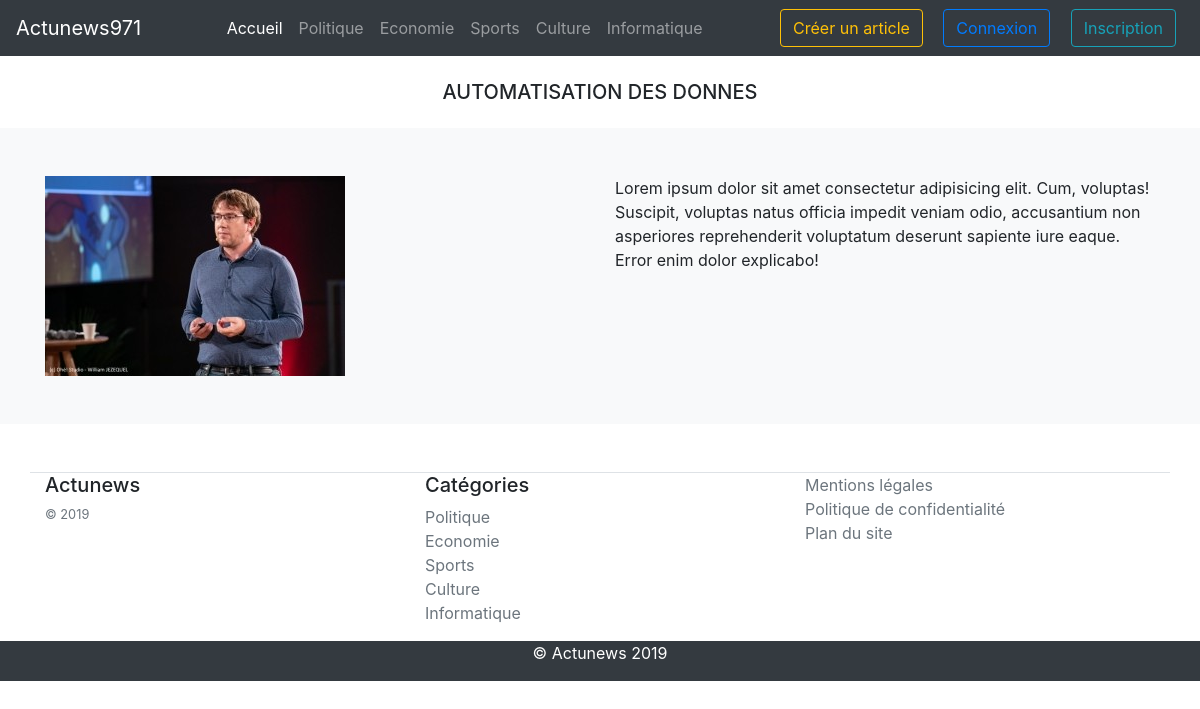
Screenshot of /article.php?id_article=3 with the database file from the repository.
### tables this page shows
CREATE TABLE `categorie` (
  `id` int(11) NOT NULL,
  `nom` varchar(50) NOT NULL
);

CREATE TABLE `article` (
  `id` int(11) NOT NULL,
  `titre` varchar(256) NOT NULL,
  `contenu` text NOT NULL,
  `image` varchar(256) NOT NULL,
  `date_creation` timestamp NOT NULL DEFAULT current_timestamp(),
  `categorie_id` int(11) NOT NULL,
  `auteur_id` int(11) NOT NULL
);

### functions/categorie.php (called while the page is built)
<?php
function getCategories() {
    global $db;
    $query = $db->query('SELECT * FROM categorie');
    return $query->fetchAll();
}

### functions/global.php (called while the page is built, shortened)
<?php
function isOnline(){
    return isset($_SESSION['auteur']) ? $_SESSION['auteur'] : false;
}

### functions/article.php (called while the page is built, shortened)
<?php
function  getArticleById($article_id) {
    global $db;
    $sql= 'SELECT * FROM article where id = :id';
    $query = $db->prepare($sql);
    $query->bindValue(':id', $article_id);
    $query->execute();
    return $query->fetch();
}

### article.php (the view)
<?php
    require_once(__DIR__ . '/partials/header.php');
    $article = getArticleById($_GET['id_article'] ?? 0) ;
?>
<div class="p-3 mx-auto text-center">
    <h1 class="display-4"><?= $article['titre'] ?></h1>
</div>
<div class="py-5 bg-light">
    <div class="container ">
        <div class="row">
            <div class="col-md-6">
                <img class="img-fluid" src="assets/img/article/<?=$article['image']?>" alt="<?=$article['titre']?>">
            </div>
            <div class="col-md-6">
                <?=$article['contenu']?>
            </div>
        </div>
    </div>
</div>
<?php
require_once(__DIR__ . '/partials/footer.php');
?>

### partials/header.php (shortened to what this page needs)
<?php
    require_once(__DIR__ . '/../functions/global.php');
    require_once(__DIR__ . '/../config/database.php');
    require_once(__DIR__ . '/../functions/categorie.php');
    require_once(__DIR__ . '/../functions/article.php');
    $categories  =  getCategories();
    $auteurIsLogged = isOnline();
?>
<!DOCTYPE html>
<html lang="fr">
<head>
    <link rel="stylesheet" href="https://stackpath.bootstrapcdn.com/bootstrap/4.3.1/css/bootstrap.min.css">
    <link rel="stylesheet" href="assets/css/style.css">
</head>
<body>
    <nav class="navbar navbar-expand-lg navbar-dark bg-dark">
        <a class="navbar-brand" href="index.php">Actunews971</a>
        <div class="collapse navbar-collapse" id="navbarNav">
            <ul class="navbar-nav mx-auto text-center">
                <li class="nav-item active">
                    <a class="nav-link" href="index.php">Accueil <span class="sr-only">(current)</span></a>
                </li>
                <?php foreach ($categories as $categorie) {?>
                    <li class="nav-item">
                    <a class="nav-link" href="categorie.php?nom_categorie=<?= $categorie['nom'] ?>&id_categorie=<?= $categorie['id'] ?>">
                        <?= $categorie['nom'] ?></a>
                </li>
                <?php } ?>
            </ul>
            <div class="text-right">
                <a class="nav-item btn btn-outline-warning mx-2" href="creer-un-article.php">Créer un article</a>
                <?php if ($auteurIsLogged){ ?>
                    <span class="navbar-text mx-2">Bonjour <strong><?= $auteurIsLogged['prenom']?></strong></span>
                    <a class="nav-item btn btn-outline-primary mx-2" href="deconnexion.php">Déconnexion</a>
                <?php } else { ?>
                <a class="nav-item btn btn-outline-primary mx-2" href="connexion.php">Connexion</a>
                <a class="nav-item btn btn-outline-info mx-2" href="inscription.php">Inscription</a>
                <?php } ?>
            </div>
        </div>
    </nav>

### partials/footer.php (shortened to what this page needs)
    <footer class="mt-4 pt-4 ">
        <div class="container border-top">
        <div class="row">
            <div class="col-12 col-md">
                <h5>Actunews</h5>
                <small class="d-block text-muted">&copy; <?= date('Y')?></small>
            </div>
            <div class="col-6 col-md">
                <h5>Catégories</h5>
                <ul class="list-unstyled">
                    <?php foreach ($categories as $categorie) {?>
                        <li>
                            <a href="categorie.php?nom_categorie= <?= $categorie['nom'] ?>&
                    id_categorie= <?= $categorie['id']?>" class="text-muted"><?= $categorie['nom'] ?></a>
                        </li>
                    <?php } ?>
                </ul>
            </div>
            <div class="col-6 col-md">
                <ul class="list-unstyled">
                    <li><a href="#" class="text-muted">Mentions légales</a></li>
                    <li><a href="#" class="text-muted">Politique de confidentialité</a></li>
                    <li><a href="#" class="text-muted">Plan du site</a></li>
                </ul>
            </div>
        </div>
    </div>
      <div class="container-fluid bg-dark">
          <div class="row">
              <div class="col">
                  <p class="text-center text-white">&copy; Actunews 2019</p>
              </div>
          </div>
      </div>
</footer>
</body>
</html>

### rows the page displays
categorie: nom "Politique"
categorie: nom "Economie"
categorie: nom "Sports"
categorie: nom "Culture"
categorie: nom "Informatique"
article: titre "AUTOMATISATION DES DONNES", image (picture), contenu "Lorem ipsum dolor sit amet consectetur adipisicing elit. Cum, voluptas! Suscipit, voluptas natus officia impedit veniam odio, accusantium non asperiores reprehenderit voluptatum deserunt sapiente iure eaque. Error enim dolor explicabo!"
